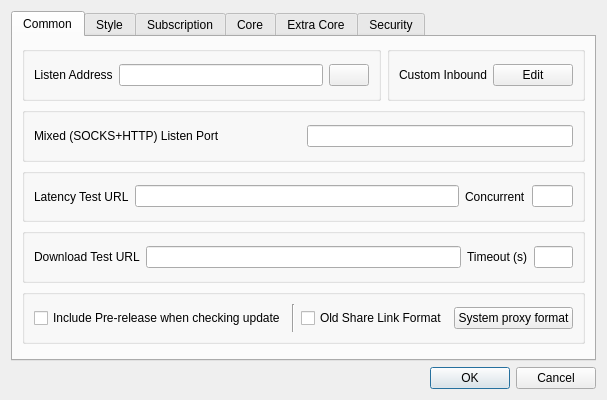
<?xml version="1.0" encoding="UTF-8"?>
<ui version="4.0">
 <class>DialogBasicSettings</class>
 <widget class="QWidget" name="DialogBasicSettings">
  <property name="geometry">
   <rect>
    <x>0</x>
    <y>0</y>
    <width>600</width>
    <height>400</height>
   </rect>
  </property>
  <property name="sizePolicy">
   <sizepolicy hsizetype="Preferred" vsizetype="Preferred">
    <horstretch>0</horstretch>
    <verstretch>0</verstretch>
   </sizepolicy>
  </property>
  <property name="windowTitle">
   <string>Basic Settings</string>
  </property>
  <layout class="QGridLayout" name="gridLayout">
   <item row="8" column="3">
    <widget class="QDialogButtonBox" name="buttonBox">
     <property name="orientation">
      <enum>Qt::Horizontal</enum>
     </property>
     <property name="standardButtons">
      <set>QDialogButtonBox::Cancel|QDialogButtonBox::Ok</set>
     </property>
    </widget>
   </item>
   <item row="2" column="3">
    <widget class="QTabWidget" name="tabWidget">
     <property name="currentIndex">
      <number>0</number>
     </property>
     <widget class="QWidget" name="tab_1">
      <attribute name="title">
       <string>Common</string>
      </attribute>
      <layout class="QVBoxLayout" name="verticalLayout_2">
       <item>
        <layout class="QHBoxLayout" name="hlayout_l1">
         <item>
          <widget class="QGroupBox" name="horizontalGroupBox_3">
           <layout class="QHBoxLayout" name="horizontalLayout_19">
            <item>
             <widget class="QLabel" name="label">
              <property name="text">
               <string>Listen Address</string>
              </property>
             </widget>
            </item>
            <item>
             <widget class="QLineEdit" name="inbound_address"/>
            </item>
            <item>
             <widget class="QPushButton" name="inbound_auth">
              <property name="text">
               <string notr="true"/>
              </property>
             </widget>
            </item>
           </layout>
          </widget>
         </item>
         <item>
          <widget class="QGroupBox" name="groupbox_custom_inbound">
           <layout class="QHBoxLayout" name="horizontalLayout_10">
            <item>
             <widget class="QLabel" name="label_11">
              <property name="text">
               <string>Custom Inbound</string>
              </property>
             </widget>
            </item>
            <item>
             <widget class="QPushButton" name="custom_inbound_edit">
              <property name="text">
               <string>Edit</string>
              </property>
             </widget>
            </item>
           </layout>
          </widget>
         </item>
        </layout>
       </item>
       <item>
        <layout class="QHBoxLayout" name="hlayout_l2">
         <item>
          <widget class="QGroupBox" name="horizontalGroupBox_2">
           <layout class="QHBoxLayout" name="horizontalLayout_13">
            <item>
             <widget class="QLabel" name="inbound_socks_port_l">
              <property name="text">
               <string>Mixed (SOCKS+HTTP) Listen Port</string>
              </property>
             </widget>
            </item>
            <item>
             <widget class="QLineEdit" name="inbound_socks_port">
              <property name="sizePolicy">
               <sizepolicy hsizetype="Preferred" vsizetype="Fixed">
                <horstretch>0</horstretch>
                <verstretch>0</verstretch>
               </sizepolicy>
              </property>
             </widget>
            </item>
           </layout>
          </widget>
         </item>
        </layout>
       </item>
       <item>
        <widget class="QGroupBox" name="groupBox1">
         <layout class="QHBoxLayout" name="horizontalLayout_9" stretch="0,8,1,1">
          <item>
           <widget class="QLabel" name="label_13">
            <property name="text">
             <string>Latency Test URL</string>
            </property>
           </widget>
          </item>
          <item>
           <widget class="QLineEdit" name="test_latency_url"/>
          </item>
          <item>
           <widget class="QLabel" name="label_14">
            <property name="text">
             <string>Concurrent</string>
            </property>
           </widget>
          </item>
          <item>
           <widget class="QLineEdit" name="test_concurrent"/>
          </item>
         </layout>
        </widget>
       </item>
       <item>
        <widget class="QGroupBox" name="horizontalGroupBox">
         <layout class="QHBoxLayout" name="horizontalLayout_12" stretch="0,8,1,1">
          <item>
           <widget class="QLabel" name="label_19">
            <property name="text">
             <string>Download Test URL</string>
            </property>
           </widget>
          </item>
          <item>
           <widget class="MyLineEdit" name="test_download_url"/>
          </item>
          <item>
           <widget class="QLabel" name="label_10">
            <property name="text">
             <string>Timeout (s)</string>
            </property>
           </widget>
          </item>
          <item>
           <widget class="QLineEdit" name="test_download_timeout"/>
          </item>
         </layout>
        </widget>
       </item>
       <item>
        <widget class="QGroupBox" name="horizontalGroupBox1">
         <layout class="QHBoxLayout" name="horizontalLayout_18">
          <item>
           <widget class="QCheckBox" name="check_include_pre">
            <property name="text">
             <string>Include Pre-release when checking update</string>
            </property>
           </widget>
          </item>
          <item>
           <widget class="Line" name="sys_proxy_format_vline">
            <property name="orientation">
             <enum>Qt::Vertical</enum>
            </property>
           </widget>
          </item>
          <item>
           <widget class="QCheckBox" name="old_share_link_format">
            <property name="toolTip">
             <string>Share VMess Link with v2rayN Format</string>
            </property>
            <property name="text">
             <string>Old Share Link Format</string>
            </property>
           </widget>
          </item>
          <item>
           <widget class="QPushButton" name="sys_proxy_format">
            <property name="text">
             <string>System proxy format</string>
            </property>
           </widget>
          </item>
         </layout>
        </widget>
       </item>
       <item>
        <widget class="QWidget" name="horizontalWidget_1" native="true">
         <property name="sizePolicy">
          <sizepolicy hsizetype="Preferred" vsizetype="Maximum">
           <horstretch>0</horstretch>
           <verstretch>0</verstretch>
          </sizepolicy>
         </property>
         <layout class="QHBoxLayout" name="horizontalLayout_2">
          <property name="leftMargin">
           <number>0</number>
          </property>
          <property name="topMargin">
           <number>0</number>
          </property>
          <property name="rightMargin">
           <number>0</number>
          </property>
          <property name="bottomMargin">
           <number>0</number>
          </property>
         </layout>
        </widget>
       </item>
      </layout>
     </widget>
     <widget class="QWidget" name="tab_2">
      <attribute name="title">
       <string>Style</string>
      </attribute>
      <layout class="QGridLayout" name="gridLayout_5">
       <item row="0" column="0">
        <layout class="QHBoxLayout" name="style_h_1">
         <item>
          <widget class="QGroupBox" name="groupBox">
           <layout class="QHBoxLayout" name="horizontalLayout_4">
            <item>
             <widget class="QLabel" name="label_8">
              <property name="sizePolicy">
               <sizepolicy hsizetype="Maximum" vsizetype="Maximum">
                <horstretch>0</horstretch>
                <verstretch>0</verstretch>
               </sizepolicy>
              </property>
              <property name="text">
               <string>Theme</string>
              </property>
             </widget>
            </item>
            <item>
             <widget class="QComboBox" name="theme">
              <item>
               <property name="text">
                <string>System</string>
               </property>
              </item>
              <item>
               <property name="text">
                <string notr="true">flatgray</string>
               </property>
              </item>
              <item>
               <property name="text">
                <string notr="true">lightblue</string>
               </property>
              </item>
              <item>
               <property name="text">
                <string notr="true">blacksoft</string>
               </property>
              </item>
             </widget>
            </item>
            <item>
             <widget class="QPushButton" name="set_custom_icon">
              <property name="sizePolicy">
               <sizepolicy hsizetype="Preferred" vsizetype="Fixed">
                <horstretch>0</horstretch>
                <verstretch>0</verstretch>
               </sizepolicy>
              </property>
              <property name="text">
               <string>Set custom icon</string>
              </property>
             </widget>
            </item>
           </layout>
          </widget>
         </item>
         <item>
          <widget class="QGroupBox" name="groupBox2">
           <layout class="QHBoxLayout" name="horizontalLayout_7">
            <item>
             <widget class="QLabel" name="label_15">
              <property name="sizePolicy">
               <sizepolicy hsizetype="Maximum" vsizetype="Maximum">
                <horstretch>0</horstretch>
                <verstretch>0</verstretch>
               </sizepolicy>
              </property>
              <property name="text">
               <string notr="true">Language</string>
              </property>
             </widget>
            </item>
            <item>
             <widget class="QComboBox" name="language">
              <item>
               <property name="text">
                <string notr="true">System</string>
               </property>
              </item>
              <item>
               <property name="text">
                <string notr="true">English</string>
               </property>
              </item>
              <item>
               <property name="text">
                <string notr="true">简体中文</string>
               </property>
              </item>
              <item>
               <property name="text">
                <string notr="true">فارسی</string>
               </property>
              </item>
              <item>
               <property name="text">
                <string notr="true">Русский</string>
               </property>
              </item>
             </widget>
            </item>
           </layout>
          </widget>
         </item>
        </layout>
       </item>
       <item row="2" column="0">
        <layout class="QHBoxLayout" name="style_h_2">
         <item>
          <widget class="QGroupBox" name="traffic_statistics_box">
           <layout class="QHBoxLayout" name="horizontalLayout_3">
            <item>
             <widget class="QLabel" name="label_16">
              <property name="text">
               <string>Statistics refresh rate</string>
              </property>
             </widget>
            </item>
            <item>
             <widget class="QComboBox" name="rfsh_r">
              <item>
               <property name="text">
                <string notr="true">500ms</string>
               </property>
              </item>
              <item>
               <property name="text">
                <string notr="true">1s</string>
               </property>
              </item>
              <item>
               <property name="text">
                <string notr="true">2s</string>
               </property>
              </item>
              <item>
               <property name="text">
                <string notr="true">3s</string>
               </property>
              </item>
              <item>
               <property name="text">
                <string notr="true">5s</string>
               </property>
              </item>
              <item>
               <property name="text">
                <string>Off</string>
               </property>
              </item>
             </widget>
            </item>
           </layout>
          </widget>
         </item>
         <item>
          <widget class="QGroupBox" name="connection_statistics_box">
           <layout class="QHBoxLayout" name="horizontalLayout_15">
            <item>
             <widget class="QLabel" name="label_9">
              <property name="text">
               <string>Connection statistics</string>
              </property>
             </widget>
            </item>
            <item>
             <widget class="QCheckBox" name="connection_statistics">
              <property name="text">
               <string>Enable</string>
              </property>
             </widget>
            </item>
           </layout>
          </widget>
         </item>
        </layout>
       </item>
       <item row="3" column="0">
        <layout class="QHBoxLayout" name="style_h_3">
         <item>
          <widget class="QGroupBox" name="horizontalGroupBox_5">
           <layout class="QHBoxLayout" name="horizontalLayout_6">
            <item>
             <widget class="QCheckBox" name="start_minimal">
              <property name="sizePolicy">
               <sizepolicy hsizetype="Preferred" vsizetype="Fixed">
                <horstretch>0</horstretch>
                <verstretch>0</verstretch>
               </sizepolicy>
              </property>
              <property name="text">
               <string>Hide dashboard at startup</string>
              </property>
             </widget>
            </item>
           </layout>
          </widget>
         </item>
         <item>
          <widget class="QGroupBox" name="groupBox_2">
           <layout class="QHBoxLayout" name="horizontalLayout_23">
            <item>
             <widget class="QLabel" name="label_17">
              <property name="text">
               <string>Max log lines</string>
              </property>
             </widget>
            </item>
            <item>
             <widget class="QLineEdit" name="max_log_line">
              <property name="sizePolicy">
               <sizepolicy hsizetype="Ignored" vsizetype="Fixed">
                <horstretch>0</horstretch>
                <verstretch>0</verstretch>
               </sizepolicy>
              </property>
             </widget>
            </item>
           </layout>
          </widget>
         </item>
        </layout>
       </item>
      </layout>
     </widget>
     <widget class="QWidget" name="tab_3">
      <attribute name="title">
       <string>Subscription</string>
      </attribute>
      <layout class="QGridLayout" name="gridLayout_3">
       <item row="0" column="1">
        <layout class="QHBoxLayout" name="horizontalLayout_5">
         <item>
          <widget class="QCheckBox" name="sub_auto_update_enable">
           <property name="sizePolicy">
            <sizepolicy hsizetype="Minimum" vsizetype="Fixed">
             <horstretch>0</horstretch>
             <verstretch>0</verstretch>
            </sizepolicy>
           </property>
           <property name="text">
            <string>Enable</string>
           </property>
          </widget>
         </item>
         <item>
          <widget class="QLabel" name="label_21">
           <property name="text">
            <string>Interval (minute, invalid if less than 30)</string>
           </property>
          </widget>
         </item>
         <item>
          <widget class="QLineEdit" name="sub_auto_update">
           <property name="sizePolicy">
            <sizepolicy hsizetype="Preferred" vsizetype="Fixed">
             <horstretch>0</horstretch>
             <verstretch>0</verstretch>
            </sizepolicy>
           </property>
          </widget>
         </item>
        </layout>
       </item>
       <item row="1" column="1">
        <widget class="MyLineEdit" name="user_agent"/>
       </item>
       <item row="2" column="1">
        <widget class="QCheckBox" name="sub_use_proxy">
         <property name="text">
          <string>Use proxy when updating subscription</string>
         </property>
        </widget>
       </item>
       <item row="3" column="1">
        <widget class="QCheckBox" name="sub_insecure">
         <property name="text">
          <string>Ignore TLS errors when updating subscription</string>
         </property>
        </widget>
       </item>
       <item row="4" column="1">
        <widget class="QCheckBox" name="sub_clear">
         <property name="text">
          <string>Clear servers before updating subscription</string>
         </property>
        </widget>
       </item>
       <item row="0" column="0">
        <widget class="QLabel" name="label_20">
         <property name="sizePolicy">
          <sizepolicy hsizetype="Preferred" vsizetype="Maximum">
           <horstretch>0</horstretch>
           <verstretch>0</verstretch>
          </sizepolicy>
         </property>
         <property name="text">
          <string>Automatic update</string>
         </property>
        </widget>
       </item>
       <item row="1" column="0">
        <widget class="QLabel" name="label_4">
         <property name="text">
          <string>User Agent</string>
         </property>
        </widget>
       </item>
      </layout>
     </widget>
     <widget class="QWidget" name="tab_4">
      <attribute name="title">
       <string>Core</string>
      </attribute>
      <layout class="QVBoxLayout" name="verticalLayout">
       <item>
        <widget class="QGroupBox" name="groupBox_core">
         <property name="sizePolicy">
          <sizepolicy hsizetype="Preferred" vsizetype="Maximum">
           <horstretch>0</horstretch>
           <verstretch>0</verstretch>
          </sizepolicy>
         </property>
         <property name="title">
          <string notr="true">core_name</string>
         </property>
         <layout class="QVBoxLayout" name="verticalLayout_3">
          <item>
           <widget class="QWidget" name="assest_group" native="true">
            <layout class="QGridLayout" name="gridLayout_2">
             <item row="0" column="1">
              <widget class="QComboBox" name="log_level">
               <property name="sizePolicy">
                <sizepolicy hsizetype="Maximum" vsizetype="Fixed">
                 <horstretch>0</horstretch>
                 <verstretch>0</verstretch>
                </sizepolicy>
               </property>
              </widget>
             </item>
             <item row="1" column="0">
              <widget class="QLabel" name="label_6">
               <property name="text">
                <string>Multiplex (mux)</string>
               </property>
              </widget>
             </item>
             <item row="0" column="0">
              <widget class="QLabel" name="label_3">
               <property name="text">
                <string notr="true">Loglevel</string>
               </property>
              </widget>
             </item>
             <item row="1" column="1">
              <layout class="QHBoxLayout" name="horizontalLayout">
               <item>
                <widget class="QComboBox" name="mux_protocol"/>
               </item>
               <item>
                <widget class="QLabel" name="label_7">
                 <property name="text">
                  <string>concurrency</string>
                 </property>
                </widget>
               </item>
               <item>
                <widget class="QLineEdit" name="mux_concurrency"/>
               </item>
               <item>
                <widget class="QCheckBox" name="mux_padding">
                 <property name="text">
                  <string notr="true">Padding</string>
                 </property>
                </widget>
               </item>
               <item>
                <widget class="QCheckBox" name="mux_default_on">
                 <property name="text">
                  <string>Default On</string>
                 </property>
                </widget>
               </item>
              </layout>
             </item>
            </layout>
           </widget>
          </item>
          <item>
           <widget class="QPushButton" name="core_settings">
            <property name="text">
             <string>Core Options</string>
            </property>
           </widget>
          </item>
         </layout>
        </widget>
       </item>
      </layout>
     </widget>
     <widget class="QWidget" name="tab_6">
      <attribute name="title">
       <string>Extra Core</string>
      </attribute>
      <layout class="QVBoxLayout" name="verticalLayout_5">
       <item>
        <widget class="QScrollArea" name="extra_core_box_scrollArea">
         <property name="frameShape">
          <enum>QFrame::NoFrame</enum>
         </property>
         <property name="widgetResizable">
          <bool>true</bool>
         </property>
         <widget class="QWidget" name="extra_core_box_scrollAreaWidgetContents">
          <property name="geometry">
           <rect>
            <x>0</x>
            <y>0</y>
            <width>632</width>
            <height>299</height>
           </rect>
          </property>
          <layout class="QVBoxLayout" name="verticalLayout_6">
           <item>
            <widget class="QWidget" name="horizontalWidget_4" native="true">
             <property name="sizePolicy">
              <sizepolicy hsizetype="Preferred" vsizetype="Maximum">
               <horstretch>0</horstretch>
               <verstretch>0</verstretch>
              </sizepolicy>
             </property>
             <layout class="QHBoxLayout" name="horizontalLayout_8">
              <item>
               <widget class="QPushButton" name="extra_core_add">
                <property name="text">
                 <string>Add</string>
                </property>
               </widget>
              </item>
              <item>
               <widget class="QPushButton" name="extra_core_del">
                <property name="text">
                 <string>Delete</string>
                </property>
               </widget>
              </item>
             </layout>
            </widget>
           </item>
          </layout>
         </widget>
        </widget>
       </item>
      </layout>
     </widget>
     <widget class="QWidget" name="tab_5">
      <attribute name="title">
       <string>Security</string>
      </attribute>
      <layout class="QVBoxLayout" name="verticalLayout_4">
       <item>
        <widget class="QCheckBox" name="skip_cert">
         <property name="text">
          <string>Skip TLS certificate authentication by default (allowInsecure)</string>
         </property>
        </widget>
       </item>
       <item>
        <widget class="QGroupBox" name="horizontalGroupBox2">
         <property name="sizePolicy">
          <sizepolicy hsizetype="Preferred" vsizetype="Maximum">
           <horstretch>0</horstretch>
           <verstretch>0</verstretch>
          </sizepolicy>
         </property>
         <layout class="QHBoxLayout" name="horizontalLayout_26">
          <item>
           <widget class="QLabel" name="label_18">
            <property name="text">
             <string>Default uTLS Fingerprint</string>
            </property>
           </widget>
          </item>
          <item>
           <widget class="QComboBox" name="utlsFingerprint">
            <property name="editable">
             <bool>true</bool>
            </property>
           </widget>
          </item>
         </layout>
        </widget>
       </item>
      </layout>
     </widget>
    </widget>
   </item>
  </layout>
 </widget>
 <customwidgets>
  <customwidget>
   <class>MyLineEdit</class>
   <extends>QLineEdit</extends>
   <header>ui/widget/MyLineEdit.h</header>
  </customwidget>
 </customwidgets>
 <resources/>
</ui>
